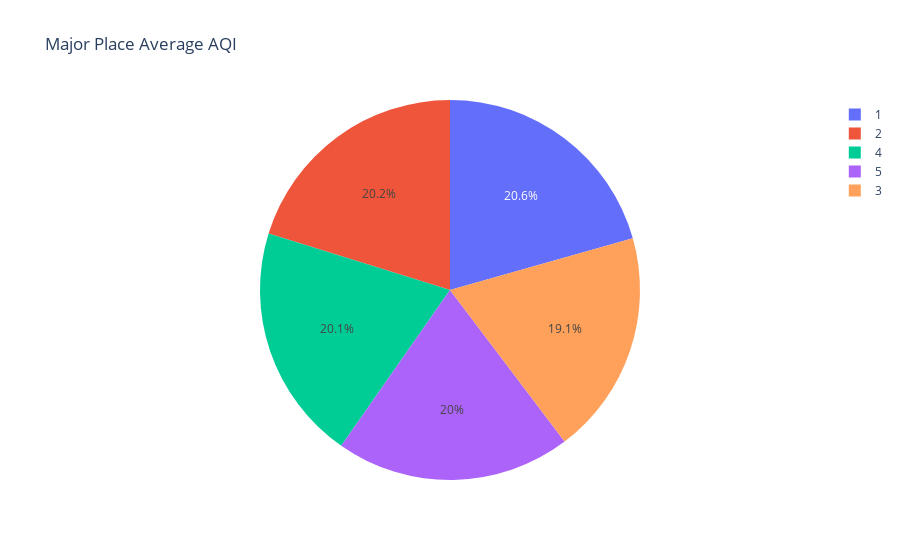

Write notebook code for a chart like this one.
### Code cell
# 각 장소별 평균 AQI 계산
avg_aqi = df.groupby('Place')['AQI'].mean().reset_index()

fig = px.pie(avg_aqi, values='AQI', names='Place', title='Major Place Average AQI')
fig.show()

### Figure 1 — Plotly figure (JSON) as saved in the notebook; plotly's stock layout.template omitted (floating-point values rounded to 4 significant figures)
{"data": [{"domain": {"x": [0, 1], "y": [0, 1]}, "hovertemplate": "Place=%{label}<br>AQI=%{value}<extra></extra>", "labels": [1, 2, 3, 4, 5], "legendgroup": "", "name": "", "showlegend": true, "type": "pie", "values": [47.38, 46.43, 43.88, 46.21, 45.97]}], "layout": {"legend": {"tracegroupgap": 0}, "title": {"text": "Major Place Average AQI"}}}
